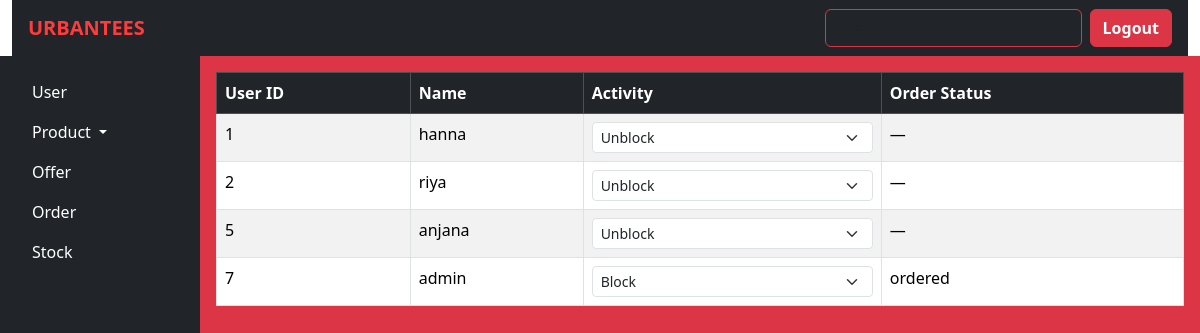
/users/, run on the app's committed database.
### urban_tees_app/models.py (models this page shows, shortened)
class User(AbstractUser):
    ROLES = [
    ('user', 'User'),
    ('admin', 'Admin'),
        ]
    GENDER=[
        ('male','Male'),
        ('female','Female'),
        ('other','Other')
    ]
    user_name = models.CharField(max_length=150, unique=True)
    email=models.EmailField("Email", max_length=254,unique=True)
    phone=models.CharField("Phone", max_length=255)
    gender=models.CharField(max_length=10, choices=GENDER)
    address=models.CharField(max_length=255)
    place=models.CharField(max_length=255)
    city=models.CharField(max_length=255)
    pincode=models.CharField(max_length=6)
    role=models.CharField(max_length=10, choices=ROLES)
    password=models.CharField(max_length=8)
    ACTIVITY=[
        ('unblock','Unblock'),
        ('block','Block')
    ]
    activity=models.CharField(max_length=255,choices=ACTIVITY)
    objects=CustomUserManager()
    USERNAME_FIELD = 'email'
    REQUIRED_FIELDS=['user_name','password']

class Order(models.Model):
    user = models.ForeignKey(
        'User',
        on_delete=models.CASCADE,
        related_name='orders'
    )
    product = models.ForeignKey(
        'Product',
        on_delete=models.SET_NULL,
        related_name='orders',
        null=True
    )
    SIZE = [
        ('small', 'Small'),
        ('medium', 'Medium'),
        ('large', 'Large'),
        ('extralarge', 'Extra Large'),
    ]
    size = models.CharField(max_length=10, choices=SIZE)
    quantity = models.IntegerField()
    user_image = models.ImageField(upload_to='uploads/', null=True, blank=True)
    user_text = models.CharField(max_length=255, null=True, blank=True)
    net_amount = models.IntegerField(null=True)
    total_amount = models.IntegerField(null=True)
    total_discount = models.IntegerField(null=True)
    order_code = models.CharField(max_length=50)
    PAYMENT_METHOD_CHOICES = [
        ('cash_on_delivery', 'Cash on Delivery'),
        ('online_payment', 'Online Payment'),
        ('card_payment', 'Card Payment'),
    ]
    payment_method = models.CharField(max_length=20, choices=PAYMENT_METHOD_CHOICES)
    PAYMENT_STATUS_CHOICES = [
        ('paid', 'Paid'),
        ('unpaid', 'Unpaid'),
    ]
    payment_status = models.CharField(max_length=10, choices=PAYMENT_STATUS_CHOICES)
    ORDER_STATUS_CHOICES = [
        ('pending', 'Pending'),
        ('processing', 'Processing'),
        ('shipped', 'Shipped'),
        ('delivered', 'Delivered'),
        ('cancelled', 'Cancelled'),
    ]
    order_status = models.CharField(max_length=15, choices=ORDER_STATUS_CHOICES)

### urban_tees_app/views.py (the view)
# urls.py: path('users/', views.admin_userslist, name='admin_userslist'),
def admin_userslist(request):
    users = User.objects.all()
    user_data = []
    for user in users:
        last_order = user.orders.order_by('-id').first()
        user_data.append({
            'id': user.id,
            'name': user.user_name,
            'activity': user.activity,
            'order_status': last_order.order_status if last_order else None
        })
    context = {
        'users': user_data
    }
    return render(request, 'admin_userslist.html', context)

### urban_tees_app/templates/admin_userslist.html (shortened to what this page needs)
{% extends 'admin_layout.html' %}
{% load static %}
{% block content %}
<div class="col bg-danger text-white p-3">
    <table class="table table-bordered table-striped">
        <thead class="table-dark">
            <tr>
                <th>User ID</th>
                <th>Name</th>
                <th>Activity</th>
                <th>Order Status</th>
            </tr>
        </thead>
        <tbody>
            {% for user in users %}
            <tr>
                <td>{{ user.id }}</td>
                <td>{{ user.name }}</td>
                <td>
                    <form method="post" action="{% url 'update_activity' user.id %}">
                        <select name="activity" class="form-select form-select-sm" onchange="this.form.submit()">
                            <option value="unblock" {% if user.activity == 'unblock' %}selected{% endif %}>Unblock
                            </option>
                            <option value="block" {% if user.activity == 'block' %}selected{% endif %}>Block</option>
                        </select>
                    </form>
                </td>
                <td>
                    {% if user.order_status %}
                    {{ user.order_status }}
                    {% else %}
                    —
                    {% endif %}
                </td>
            </tr>
            {% endfor %}
        </tbody>
    </table>
</div>
{% endblock %}

### data on the page
User: name "hanna"
User: name "riya"
User: name "anjana"
User: name "admin", activity "Block"
Order: order_status "ordered"

### other printed values
{{ user.id }} "1" "2" "5" "7"
